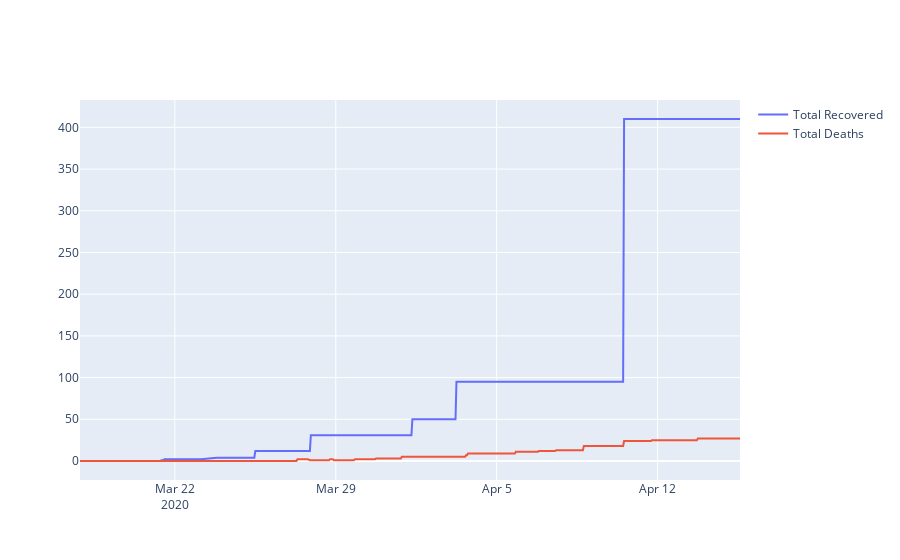

Notebook code for this chart:
### Code cell
#Closed cases in the world
fig_lin = go.Figure()

fig_lin.add_trace(go.Scatter(x = df4.timestamp,y= df4.recovered, name = 'Total Recovered'))
fig_lin.add_trace(go.Scatter(x = df4.timestamp,y= df4.deaths,name = 'Total Deaths'))
fig_lin.show()

### Figure 1 — Plotly figure (JSON) as saved in the notebook; plotly's stock layout.template omitted (floating-point values rounded to 4 significant figures; data arrays with more than 128 entries replaced by an {"elided": "..."} marker saying what was removed)
{"data": [{"name": "Total Recovered", "type": "scatter", "x": {"elided": "668 str values"}, "y": {"elided": "668 int values"}}, {"name": "Total Deaths", "type": "scatter", "x": {"elided": "668 str values"}, "y": {"elided": "668 int values"}}], "layout": {}}
